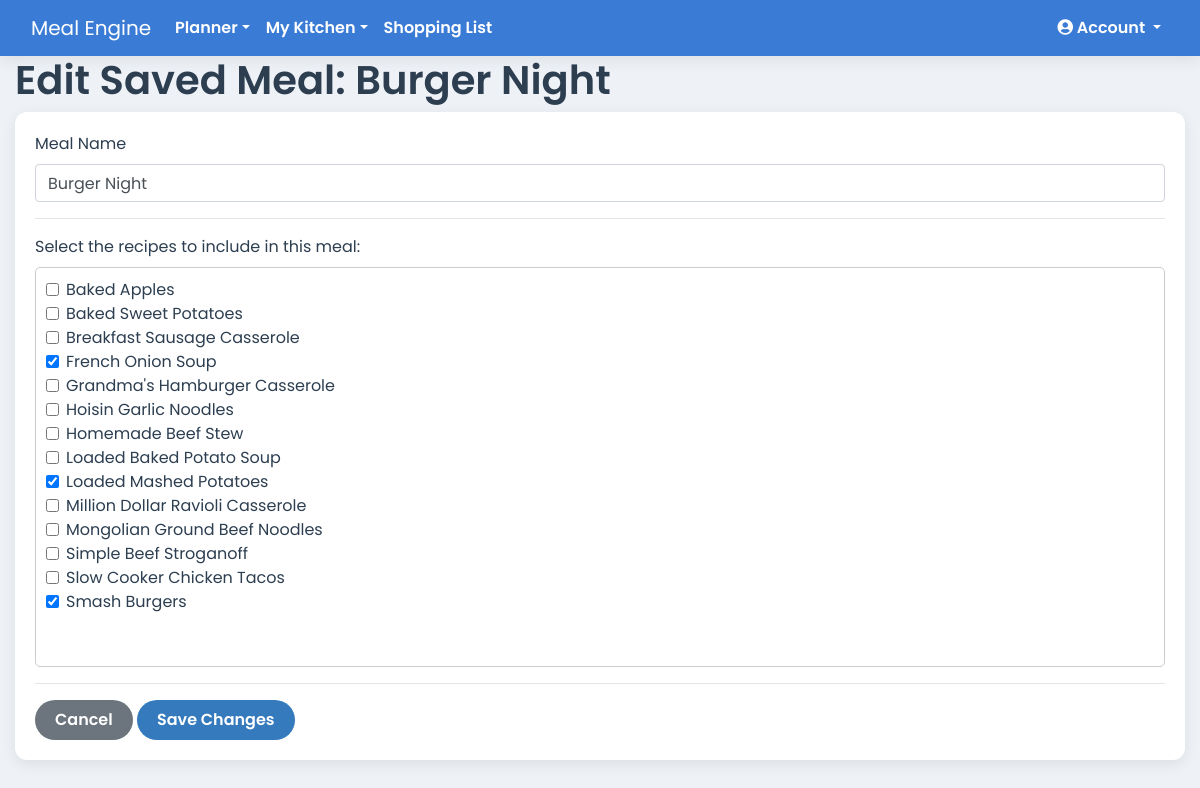
The app's page /saved-meal/1/edit (signed in) with its own data.
### app.py (models this page shows)
class SavedMeal(db.Model):
    id = db.Column(db.Integer, primary_key=True)
    name = db.Column(db.String(100), nullable=False)
    household_id = db.Column(db.Integer, db.ForeignKey('household.id'), nullable=False)
    recipes = db.relationship('Recipe', secondary='saved_meal_recipe_link')

class Recipe(db.Model):
    id = db.Column(db.Integer, primary_key=True)
    user_id = db.Column(db.Integer, db.ForeignKey('user.id'), nullable=False)
    household_id = db.Column(db.Integer, db.ForeignKey('household.id'), nullable=False)
    name = db.Column(db.String(100), nullable=False)
    instructions = db.Column(db.Text, nullable=False)
    servings = db.Column(db.Integer)
    prep_time = db.Column(db.String(50))
    cook_time = db.Column(db.String(50))
    is_favorite = db.Column(db.Boolean, default=False, nullable=False)
    meal_type = db.Column(db.String(50), nullable=False, default='Main Course')
    rating = db.Column(db.Integer, nullable=False, default=0)
    ingredients = db.relationship('RecipeIngredient', backref='recipe', lazy=True, cascade="all, delete-orphan")
    calories = db.Column(db.Float, nullable=True)
    protein = db.Column(db.Float, nullable=True)
    fat = db.Column(db.Float, nullable=True)
    carbs = db.Column(db.Float, nullable=True)

### app.py (the view, shortened to what this page needs)
@app.route('/saved-meal/<int:saved_meal_id>/edit', methods=['GET', 'POST'])
@login_required
def edit_saved_meal(saved_meal_id):
    saved_meal = SavedMeal.query.filter_by(id=saved_meal_id, household_id=current_user.household_id).first_or_404()
    all_recipes = Recipe.query.filter_by(household_id=current_user.household_id).order_by(Recipe.name).all()
    current_recipe_ids = {recipe.id for recipe in saved_meal.recipes}
    return render_template('edit_saved_meal.html', saved_meal=saved_meal, all_recipes=all_recipes, current_recipe_ids=current_recipe_ids)

### app.py (called while the page is built)
@app.context_processor
def inject_cache_buster():
    return dict(cache_buster=int(time.time()))

@app.before_request
def before_request():
    g.current_month_name = date.today().strftime('%B')

@login_manager.user_loader
def load_user(user_id):
    return db.session.get(User, int(user_id))

    @property
    def is_premium_or_elite(self):
        return self.subscription_plan in ['premium', 'elite']

### templates/edit_saved_meal.html
{% extends 'base.html' %}
{% block content %}
<h1>Edit Saved Meal: {{ saved_meal.name }}</h1>
<div class="card">
    <div class="card-body">
        <form method="POST">
            <div class="form-group">
                <label for="name">Meal Name</label>
                <input type="text" class="form-control" id="name" name="name" value="{{ saved_meal.name }}" required>
            </div>
            <hr>
            <div class="form-group">
                <label>Select the recipes to include in this meal:</label>
                <div style="height: 400px; overflow-y: scroll; border: 1px solid #ccc; padding: 10px; border-radius: 5px;">
                    {% for recipe in all_recipes %}
                    <div class="form-check">
                        <input class="form-check-input" type="checkbox" name="recipe_ids" value="{{ recipe.id }}" id="recipe-{{ recipe.id }}" {% if recipe.id in current_recipe_ids %}checked{% endif %}>
                        <label class="form-check-label" for="recipe-{{ recipe.id }}">
                            {{ recipe.name }}
                        </label>
                    </div>
                    {% endfor %}
                </div>
            </div>
            <hr>
            <a href="{{ url_for('saved_meals') }}" class="btn btn-secondary">Cancel</a>
            <button type="submit" class="btn btn-primary">Save Changes</button>
        </form>
    </div>
</div>
{% endblock %}

### static/css/style.css (style rules this page uses)
:root { --primary-blue: #3a7bd5; --secondary-blue: #357abd; --light-bg: #eef2f7; --card-bg: #ffffff; --text-dark: #2c3e50; --text-light: #5a6a7a; --danger-red: #e74c3c; --success-green: #2ecc71; --info-cyan: #1abc9c; --snack-teal: #20c997; --shadow: 0 4px 15px rgba(0, 0, 0, 0.08); }
body { font-family: 'Poppins', sans-serif; font-weight: 400; background-color: var(--light-bg); color: var(--text-dark); }
.btn { border-radius: 20px; padding: 8px 20px; border: none; font-weight: 600; transition: all 0.3s ease; }
.btn-primary { background-color: var(--secondary-blue); color: white; }
h1, h2, h3, h4, h5 { color: var(--text-dark); font-weight: 600; }
.card, .jumbotron { background-color: var(--card-bg); border: none; border-radius: 12px; box-shadow: var(--shadow); }
.card { transition: transform 0.2s ease-in-out, box-shadow 0.2s ease-in-out; }

### records on screen
SavedMeal: name "Burger Night"
Recipe: name "Baked Apples"
Recipe: name "Baked Sweet Potatoes"
Recipe: name "Breakfast Sausage Casserole"
Recipe: recipe_ids "☑", name "French Onion Soup"
Recipe: name "Grandma's Hamburger Casserole"
Recipe: name "Hoisin Garlic Noodles"
Recipe: name "Homemade Beef Stew"
Recipe: name "Loaded Baked Potato Soup"
Recipe: recipe_ids "☑", name "Loaded Mashed Potatoes"
Recipe: name "Million Dollar Ravioli Casserole"
Recipe: name "Mongolian Ground Beef Noodles"
Recipe: name "Simple Beef Stroganoff"
Recipe: name "Slow Cooker Chicken Tacos"
Recipe: recipe_ids "☑", name "Smash Burgers"
